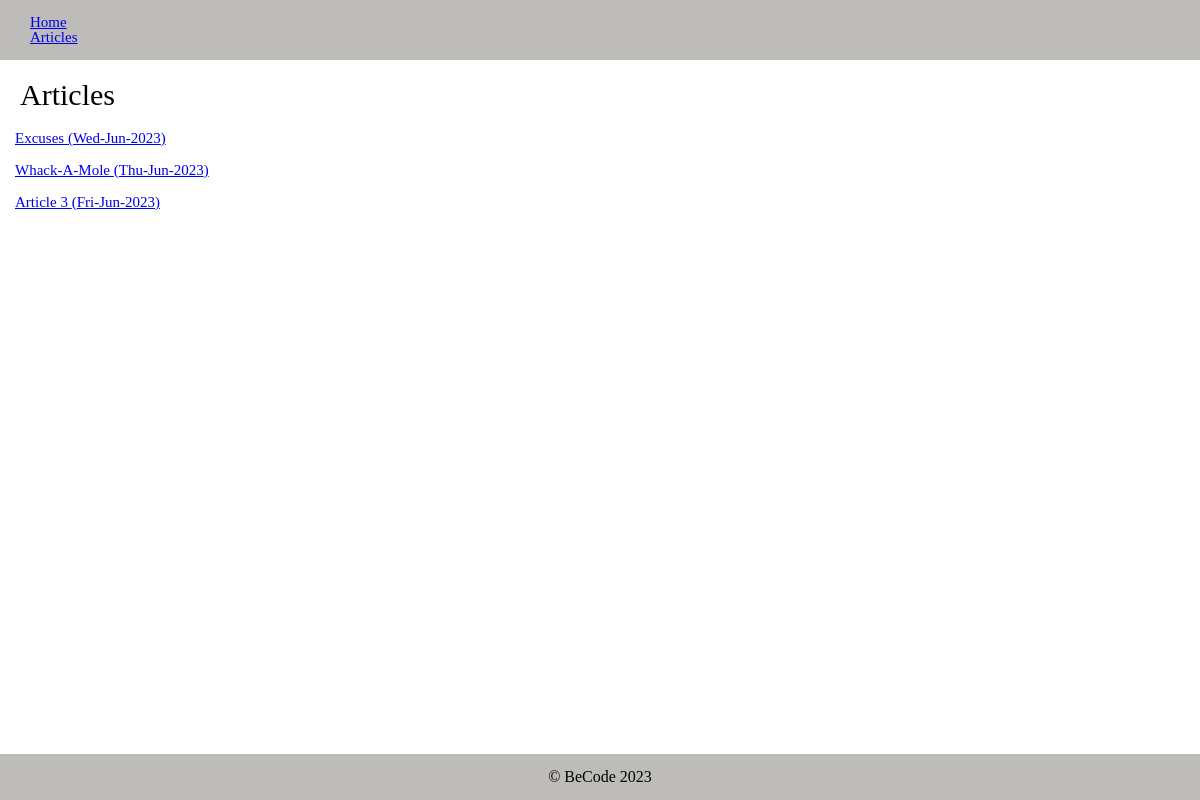
The app's page /index.php?page=articles-index, older data.
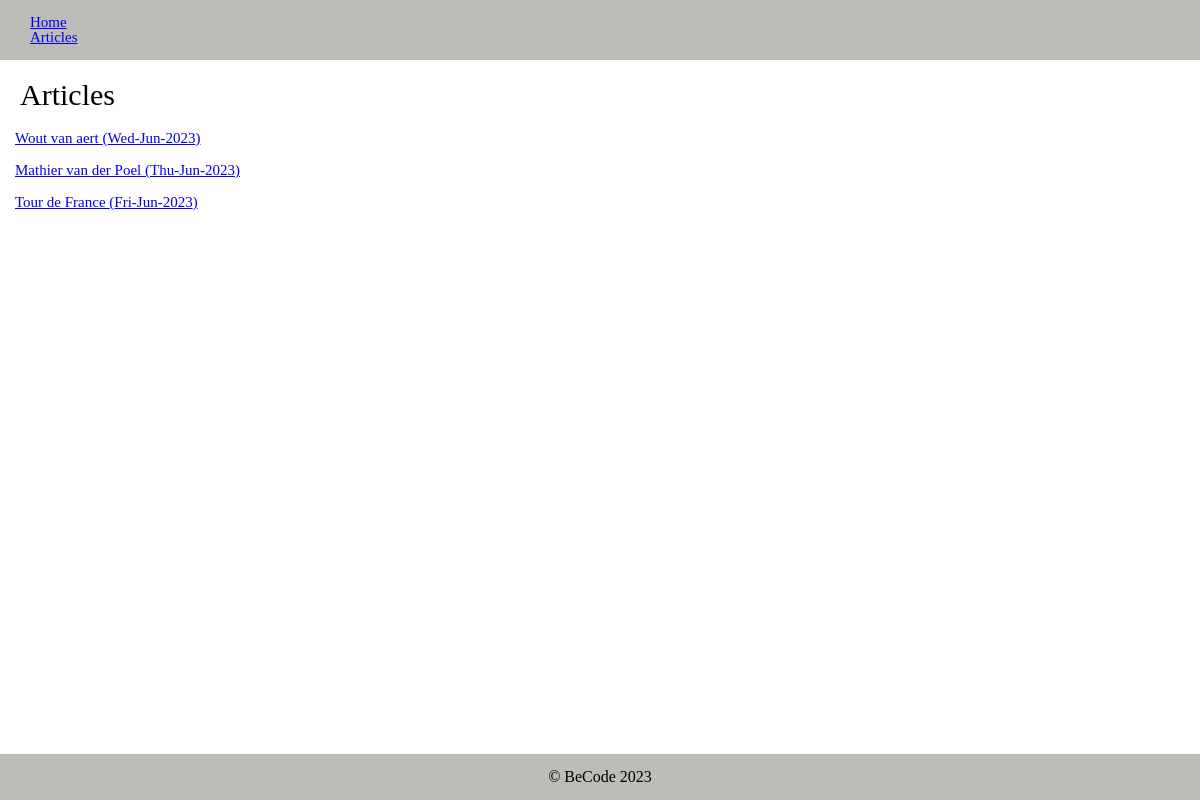
The same page, newer data.
### tables this page shows
CREATE TABLE `articles` (
  `id` int(11) NOT NULL,
  `title` varchar(255) DEFAULT NULL,
  `description` varchar(255) DEFAULT NULL,
  `publish_date` datetime DEFAULT NULL,
  `image_url` varchar(255) DEFAULT NULL,
  `author` varchar(255) DEFAULT NULL
);

### Controller/ArticleController.php (called while the page is built, shortened)
<?php
require_once 'Model/connect.php';
class ArticleController
{
    private $bdd;
    public function __construct()
    {
        $this->bdd = getConnectBdd();
    }
    public function index()
    {
        $articles = $this->getArticles();
        require 'View/articles/index.php';
    }
    private function getArticles()
    {
        $request = $this->bdd->query('SELECT * FROM articles');
        $rawArticles = $request->fetchAll();
        $articles = [];
        foreach ($rawArticles as $rawArticle) {
            $articles[] = new Article(
                $rawArticle['id'],
                $rawArticle['title'],
                $rawArticle['description'],
                $rawArticle['publish_date'],
                $rawArticle['image_url'] ?? '',
                $rawArticle['author']
            );
        }
        return $articles;
    }
}

### Model/connect.php (called while the page is built)
<?php
function getConnectBdd()
{
    try {
        $bdd = new PDO('mysql:dbname=mvc;host=localhost;charset=utf8', 'root');
        return $bdd;
    } catch (Exception $e) {
        die('Erreur : ' . $e->getMessage());
    }
}
?>

### Model/Article.php (called while the page is built, shortened)
<?php
class Article
{
    public ?string $publishDate;
    public function __construct(int $id, string $title, ?string $description, ?string $publishDate, string $imageUrl, string $author)
    {
        $this->id = $id;
        $this->title = $title;
        $this->publishDate = $publishDate;
    }
    public function formatPublishDate($format = 'D-M-Y')
    {
        $date = $this->publishDate;
        $dateTime = new DateTime($date);
        $dateFormat = $dateTime->format($format);
        return $dateFormat;
    }
}

### View/articles/index.php (the view, shortened to what this page needs)
<?php require 'View/includes/header.php'?>
<section>
    <h1>Articles</h1>
    <ul>
        <?php foreach ($articles as $article) : ?>
            <li>
                <a href="index.php?page=articles-show&id=<?= $article->id ?>">
                <?= $article->title ?> (<?= $article->formatPublishDate() ?>)
                </a>
            </li><br>
        <?php endforeach; ?>
    </ul>
</section>
<?php require 'View/includes/footer.php'?>

Row changes from the older to the newer data that the page shows:
changed articles: title "Excuses" → "Wout van aert"
changed articles: title "Whack-A-Mole" → "Mathier van der Poel"
changed articles: title "Article 3" → "Tour de France"
